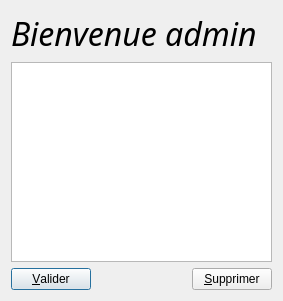
<?xml version="1.0" encoding="UTF-8"?>
<ui version="4.0">
 <class>moderationArticle</class>
 <widget class="QDialog" name="moderationArticle">
  <property name="geometry">
   <rect>
    <x>0</x>
    <y>0</y>
    <width>283</width>
    <height>301</height>
   </rect>
  </property>
  <property name="windowTitle">
   <string>Modération</string>
  </property>
  <layout class="QVBoxLayout" name="verticalLayout">
   <item>
    <widget class="QLabel" name="label">
     <property name="font">
      <font>
       <family>Viner Hand ITC</family>
       <pointsize>24</pointsize>
       <italic>true</italic>
      </font>
     </property>
     <property name="text">
      <string>Bienvenue admin</string>
     </property>
    </widget>
   </item>
   <item>
    <layout class="QHBoxLayout" name="horizontalLayout_2">
     <item>
      <widget class="QTableView" name="tableView"/>
     </item>
    </layout>
   </item>
   <item>
    <layout class="QHBoxLayout" name="horizontalLayout">
     <item>
      <widget class="QPushButton" name="pushButton">
       <property name="text">
        <string>&amp;Valider</string>
       </property>
      </widget>
     </item>
     <item>
      <spacer name="horizontalSpacer">
       <property name="orientation">
        <enum>Qt::Horizontal</enum>
       </property>
       <property name="sizeHint" stdset="0">
        <size>
         <width>68</width>
         <height>20</height>
        </size>
       </property>
      </spacer>
     </item>
     <item>
      <widget class="QPushButton" name="pushButton_2">
       <property name="text">
        <string>&amp;Supprimer</string>
       </property>
      </widget>
     </item>
    </layout>
   </item>
  </layout>
 </widget>
 <resources/>
 <connections/>
</ui>
